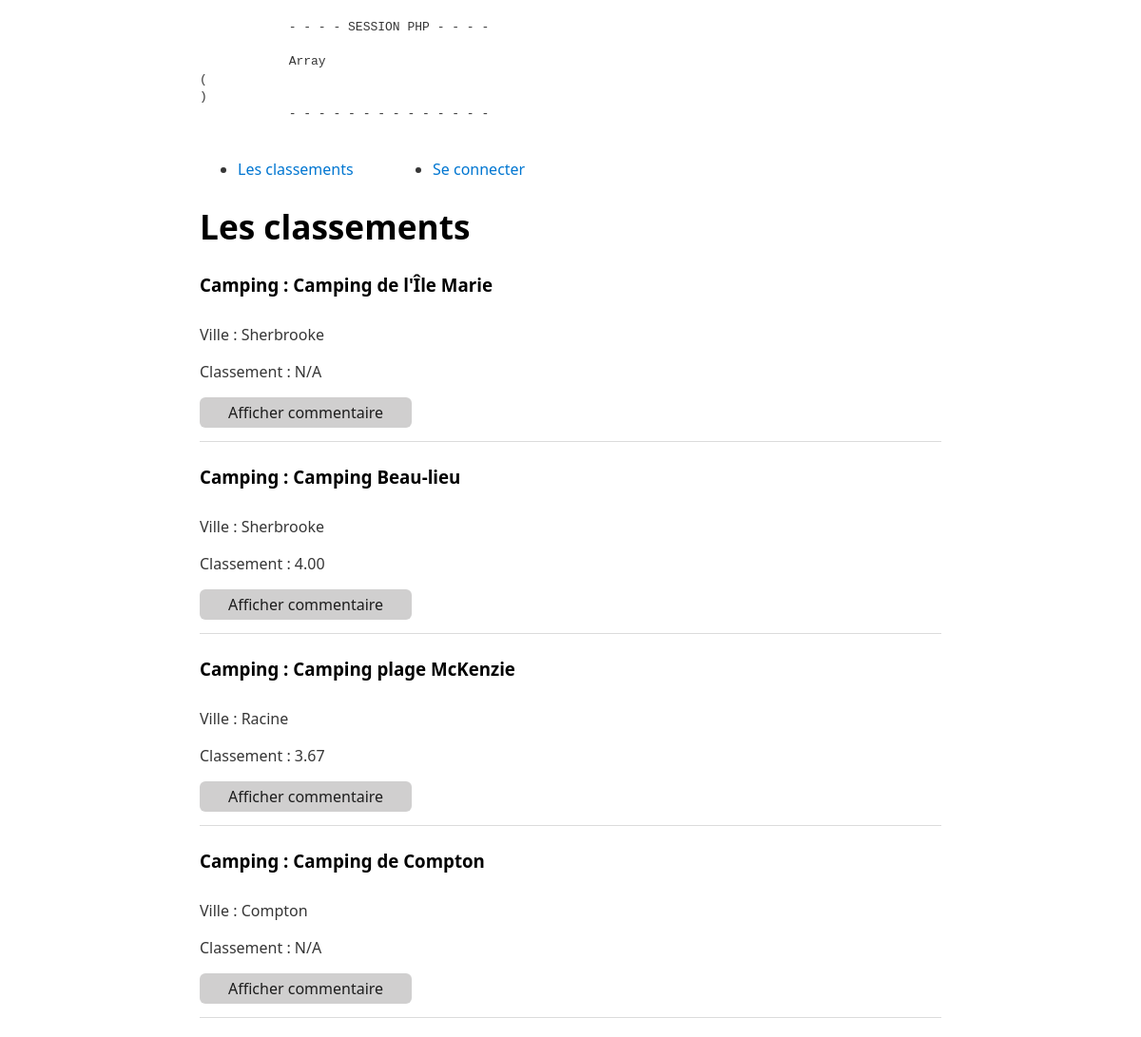
The page / on the database its author committed.
### tables this page shows
CREATE TABLE `tbl_camping` (
  `id` int(11) NOT NULL,
  `nom` varchar(255) NOT NULL,
  `ville` varchar(255) NOT NULL,
  `description` varchar(255) NOT NULL
);

### controller/controllerCamping.php (called while the page is built)
<?php
    require_once('model/CampingManager.php');
    function afficherCamping() {
        $campingManager = new CampingManager();
        $campingArray =  $campingManager->getCampings();
        require_once('view/classementView.php');
    }
?>

### model/CampingManager.php (called while the page is built, shortened)
<?php
require_once('model/Camping.php');
class CampingManager extends Manager {
    public function getCampings() {
        $campingObjArray = array();
        $db = $this->dbConnect();
        $query = $db->query(self::SELECT_ALL_CAMPINGS);
        $dbResults = $query->fetchAll();
        foreach($dbResults as $camping){
            array_push($campingObjArray, new Camping($camping));
        }
        return $campingObjArray;
    }
};

### model/Camping.php (called while the page is built, shortened)
<?php
class Camping
{
    private $_id,
            $_nom,
            $_ville,
            $_description,
            $_classementMoyen;
    public function __construct($params = array()) {
            foreach ($params as $key => $value) {
            $methodName = "set_" . $key;
        }
    }
    public function get_id() {return $this->_id;}
    public function get_nom() {return $this->_nom;}
    public function get_ville() {return $this->_ville;}
    public function get_classementMoyen() {return $this->_classementMoyen;}
    public function set_id($id) {
        $this->_id = $id;
        return $this;
    }
    public function set_nom($nom) {
        $this->_nom = $nom;
        return $this;
    }
    public function set_ville($ville) {
        $this->_ville = $ville;
        return $this;
    }
    public function set_description($description) {
        return $this;
    }
    public function set_classementMoyen($classement) {
        $this->_classementMoyen = $classement;
         return $this;
    }
};

### view/classementView.php (the view, shortened to what this page needs)
<h1>Les classements</h1>
<?php foreach ($campingArray as $campingObj) { ?>
    <h3>Camping : <?= $campingObj->get_nom() ?></h3>
    <div class="flex">
        <div class="w50">
            <p>Ville : <?= $campingObj->get_ville() ?> </p>
            <p>Classement : <?= $campingObj->get_classementMoyen() ?> </p>
            <button onclick="showComments(this)" id="bouton-<?= $campingObj->get_id(); ?>">Afficher commentaire</button>
        </div>
    </div>
    <hr />
<?php
}
$content = ob_get_clean();
require('template.php');
?>

### index.php (shortened to what this page needs)
<?php
    $fetchRequest = json_decode(file_get_contents('php://input'), true);
    if (isset($_REQUEST['action'])) {
        if($_REQUEST['action'] === 'login') {
            require_once('./controller/controllerClient.php');
            getFormConnection();
        }
        else if($_REQUEST['action'] === 'authenticate') {
            require_once('./controller/controllerClient.php');
            authenticate($_REQUEST['pseudo'], $_REQUEST['mdp']);
            require_once('./controller/controllerCamping.php');
            afficherCamping();
        }
        else if($_REQUEST['action'] === 'logout') {
            $_SESSION = [];
            session_destroy();
            require_once('./controller/controllerCamping.php');
            afficherCamping();
        }
        else if($_REQUEST['action'] === 'getComments') {
        }
        else if($_REQUEST['action'] === 'addComment') {
            if(isset($_SESSION["user"]['id'])) {
                require_once("./controller/controllerCommentaire.php");
                if(isset($_REQUEST["commentaire"]))
                    addComment($_SESSION['user']['id']);
            }
            require_once('./controller/controllerCamping.php');
            afficherCamping();
        }
    }
    else if(isset($fetchRequest["action"]) && $fetchRequest["action"] == 'getComments') {
        require_once("./controller/controllerCommentaire.php");
        getComments($fetchRequest["id"]);
        exit();
    }
    else {
        require_once('./controller/controllerCamping.php');
        afficherCamping();
    }
?>

### view/template.php (shortened to what this page needs)
<!DOCTYPE html>
<html lang="fr-ca">
    <head>
        <link href="inc/css/style.css" rel="stylesheet" />
    </head>
    <body>
        <pre>
            - - - - SESSION PHP - - - -<br />
            <?php print_r($_SESSION); ?>
            - - - - - - - - - - - - - -
        </pre>
        <nav>
            <ul>
                <li><a href="index.php">Les classements</a></li>
                    <li><a href="index.php?action=<?php echo((isset($_SESSION['user']['id']) ? "logout" : "login")); ?>"><?php echo((isset($_SESSION['user']['id']) ? "Se deconnecter" : "Se connecter")); ?></a></li>
            </ul>
        </nav>
        <?= $content; ?>
    </body>
</html>

### inc/css/style.css (style rules this page uses)
* { box-sizing:border-box; }
:root { --background-body: #fff; --background: #efefef; --background-alt: #f7f7f7; --selection: #9e9e9e; --text-main: #363636; --text-bright: #000; --text-muted: #70777f; --links: #0076d1; --focus: #0096bfab; --border: #dbdbdb; --code: #000; --animation-duration: 0.1s; --button-base: #d0cfcf; --button-hover: #9b9b9b; --scrollbar-thumb: rgb(170, 170, 170); --scrollbar-thumb-hover: var(--button-hover); --form-placeholder: #949494; --form-text: #1d1d1d; --variable: #39a33c; --highlight: #ff0; }
html { scrollbar-color: rgb(170, 170, 170) #fff; scrollbar-color: var(--scrollbar-thumb) var(--background-body); scrollbar-width: thin; }
body { font-family: system-ui, -apple-system, BlinkMacSystemFont, 'Segoe UI', 'Roboto', 'Oxygen', 'Ubuntu', 'Cantarell', 'Fira Sans', 'Droid Sans', 'Helvetica Neue', 'Segoe UI Emoji', 'Apple Color Emoji', 'Noto Color Emoji', sans-serif; line-height: 1.4; max-width: 800px; margin: 20px auto; padding: 0 10px; word-wrap: break-word; color: #363636; color: var(--text-main); background: #fff; background: var(--background-body); text-rendering: optimizeLegibility; }
button { transition: background-color 0.1s linear, border-color 0.1s linear, color 0.1s linear, box-shadow 0.1s linear, transform 0.1s ease; transition: background-color var(--animation-duration) linear, border-color var(--animation-duration) linear, color var(--animation-duration) linear, box-shadow var(--animation-duration) linear, transform var(--animation-duration) ease; }
h1 { font-size: 2.2em; margin-top: 0; }
h1, h2, h3, h4, h5, h6 { margin-bottom: 12px; margin-top: 24px; }
h1 { color: #000; color: var(--text-bright); }
h3 { color: #000; color: var(--text-bright); }
h1, h2, h3, h4, h5, h6, b, strong, th { font-weight: 600; }
button, select, input[type='submit'], input[type='reset'], input[type='button'], input[type='checkbox'], input[type='range'], input[type='radio'] { cursor: pointer; }
button { color: #1d1d1d; color: var(--form-text); background-color: #efefef; background-color: var(--background); font-family: inherit; font-size: inherit; margin-right: 6px; margin-bottom: 6px; padding: 5px; border: none; border-radius: 6px; outline: none; }
button { background-color: #d0cfcf; background-color: var(--button-base); padding-right: 30px; padding-left: 30px; }
input:not([type='checkbox']):not([type='radio']), input[type='range'], select, button, textarea { -webkit-appearance: none; }
::placeholder { color: #949494; color: var(--form-placeholder); }
a { text-decoration: none; color: #0076d1; color: var(--links); }
hr { border: none; border-top: 1px solid #dbdbdb; border-top: 1px solid var(--border); }
.flex { display:flex; }
.w50 { width:50%; }
nav ul { display:flex; margin:20px 0; }
nav li { width:25%; margin-right:20px; }

### rows shown on the page
tbl_camping: nom "Camping de l'Île Marie", ville "Sherbrooke", classementMoyen "N/A"
tbl_camping: nom "Camping Beau-lieu", ville "Sherbrooke", classementMoyen "4.00"
tbl_camping: nom "Camping plage McKenzie", ville "Racine", classementMoyen "3.67"
tbl_camping: nom "Camping de Compton", ville "Compton", classementMoyen "N/A"
